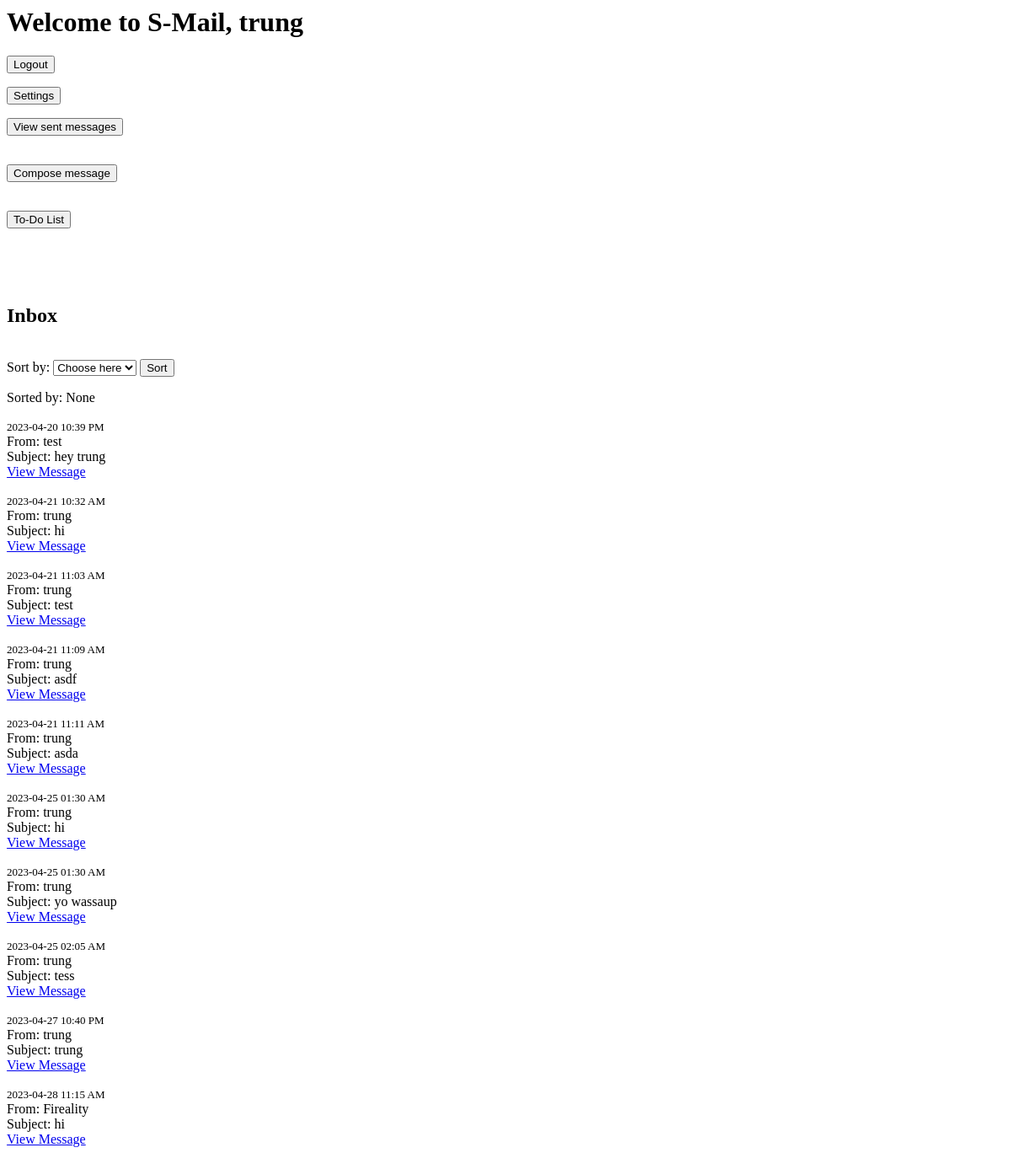
The app's page /mainpage (signed in), older data.
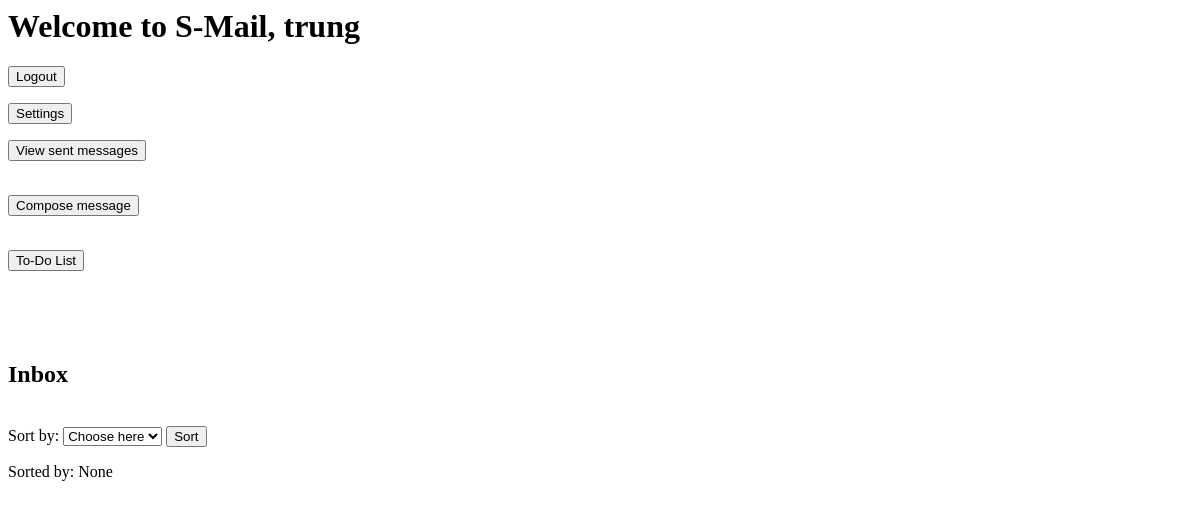
The same page, newer data.
### app/models.py (models this page shows, shortened)
class User(db.Model, UserMixin):
    id = db.Column(db.Integer, primary_key=True)
    username = db.Column(db.String(32), nullable=False)
    password = db.Column(db.String(32), nullable=False)
    email = db.Column(db.String(100), nullable=False)

class Message(db.Model):
    id = db.Column(db.Integer, primary_key=True)
    sender_id = db.Column(db.Integer, db.ForeignKey('user.id'), nullable=False)
    recipient_id = db.Column(db.Integer, db.ForeignKey('user.id'), nullable=False)
    subject = db.Column(db.String(100), nullable=False)
    body = db.Column(db.String(500), nullable=False)
    timestamp = db.Column(db.DateTime, default=datetime.now())
    sender = db.relationship('User', foreign_keys=[sender_id])
    recipient = db.relationship('User', foreign_keys=[recipient_id])

### app/routes.py (the view)
@myapp_obj.route("/mainpage", methods=['GET', 'POST'])
@login_required #needs to be logged in to access this page
def mainpage():
    sort_by = request.form.get("sort")
    asc = Message.query.filter_by(recipient=current_user).order_by(Message.timestamp.asc()).all()
    des = Message.query.filter_by(recipient=current_user).order_by(Message.timestamp.desc()).all()
    return render_template('mainpage.html', sort_by=sort_by, des=des, asc=asc,name=current_user.username)

### app/models.py (called while the page is built)
@login_manager.user_loader
def load_user(user_id):
    return User.query.get(int(user_id))

### app/templates/mainpage.html (shortened to what this page needs)
<html>
    <head>
        <link rel="stylesheet" href="{{ url_for('static', filename='mainpage.css') }}">
    </head>
    <body>
        <h1>Welcome to S-Mail, {{ name }}</h1>
        <form action="{{ url_for('logout') }}" method="post">
            <button type="submit">Logout</button>
        </form>
        <form action="{{ url_for('settings') }}">
            <button type="submit">Settings</button>
        </form>
        <form action="{{ url_for('sent') }}">
            <button type="submit">View sent messages</button>
        </form>
        <br>
        <form action="{{ url_for('compose') }}" method="post">
            <button type="submit">Compose message</button>
        </form><br>
        <form action="{{ url_for('todo') }}" method="post">
            <button type="submit">To-Do List</button>
        </form><br>
        <br>
        <br>
        <h2>Inbox</h2>
        <br>
        <form method="post" action="{{ url_for('mainpage') }}">
            <label>Sort by:</label>
            <select name = "sort">
            <option value="" selected="selectd" hidden="hidden">Choose here</option>
        </select>
            <button type="submit">Sort</button>
        </form>
        Sorted by: {{ sort_by }}
        <br><br>
        <tbody>
            {%if sort_by == 'Newest first'%}
            {% for message in des %}
                <tr>
                    <time>{{ message.timestamp.strftime('%Y-%m-%d %I:%M %p') }}</time>
                    <br>
                    <td>From: {{ message.sender.username }}</td>
                    <br>
                    <td>Subject: {{ message.subject }}</td>
                    <br>
                    <td><a href="{{ url_for('message', message_id=message.id) }}">View Message</a></td>
                    <br>
                    <br>
                </tr>
            {% endfor %}
            {%else%}
            {% for message in asc %}
                <tr>
                    <time>{{ message.timestamp.strftime('%Y-%m-%d %I:%M %p') }}</time>
                    <br>
                    <td>From: {{ message.sender.username }}</td>
                    <br>
                    <td>Subject: {{ message.subject }}</td>
                    <br>
                    <td><a href="{{ url_for('message', message_id=message.id) }}">View Message</a></td>
                    <br>
                    <br>
                </tr>
            {% endfor %}
             {% endif %}
        </tbody>

Row changes from the older to the newer data that the page shows:
removed Message: timestamp "2023-04-20 10:39 PM", sender.username "test", subject "hey trung"
removed Message: timestamp "2023-04-21 10:32 AM", sender.username "trung", subject "hi"
removed Message: timestamp "2023-04-21 11:03 AM", sender.username "trung", subject "test"
removed Message: timestamp "2023-04-21 11:09 AM", sender.username "trung", subject "asdf"
removed Message: timestamp "2023-04-21 11:11 AM", sender.username "trung", subject "asda"
removed Message: timestamp "2023-04-25 01:30 AM", sender.username "trung", subject "hi"
removed Message: timestamp "2023-04-25 01:30 AM", sender.username "trung", subject "yo wassaup"
removed Message: timestamp "2023-04-25 02:05 AM", sender.username "trung", subject "tess"
removed Message: timestamp "2023-04-27 10:40 PM", sender.username "trung", subject "trung"
removed Message: timestamp "2023-04-28 11:15 AM", sender.username "Fireality", subject "hi"
